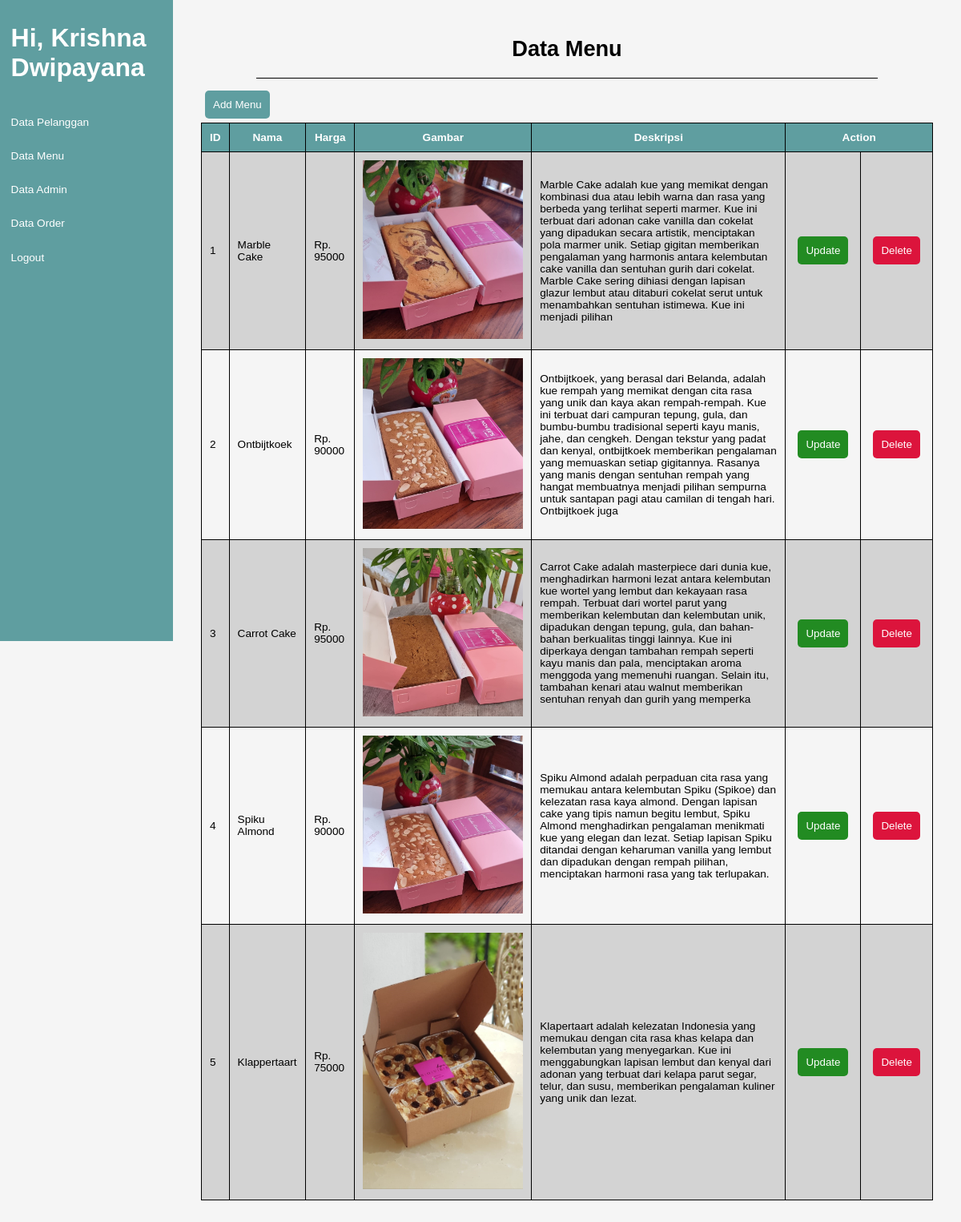
The app's page /admin/data_menu.php (signed in) with its own data.
### tables this page shows
CREATE TABLE `menu` (
  `id_menu` int(11) NOT NULL,
  `nama_menu` varchar(150) NOT NULL,
  `harga_menu` int(20) NOT NULL,
  `image` varchar(150) NOT NULL,
  `deskripsi` varchar(500) NOT NULL
);

### Menu.php (called while the page is built, shortened)
<?php
class Menu
{
    private $pdo;
    public function __construct($pdo)
    {
        $this->pdo = $pdo;
    }
    public function getAllMenu()
    {
        $stmt = $this->pdo->query("SELECT * FROM menu");
        return $stmt->fetchAll(PDO::FETCH_ASSOC);
    }
}

### admin/data_menu.php (the view, shortened to what this page needs)
<?php
require_once '../process_menu.php';
?>
<!DOCTYPE html>
<html lang="en">
<head>
    <link rel="stylesheet" href="../css/style.css">
</head>
<body>
    <div class="admin">
        <div class="side-bar">
            <div class="navbar-nav">
                <h2>Hi,
                    <?= $_SESSION['nama_admin'] ?>
                </h2>
                <a href="./data_pelanggan.php">Data Pelanggan</a>
                <a href="./data_menu.php">Data Menu</a>
                <a href="./data_admin.php">Data Admin</a>
                <a href="./data_order.php">Data Order</a>
                <a href="../logout.php">Logout</a>
            </div>
        </div>
        <div class="container">
            <div class="content">
                <div class="header">
                    <h1>Data Menu</h1>
                    <hr>
                </div>
                <a href="../add_menu.php">
                    <button class="primary-btn">
                        Add Menu
                    </button>
                </a>
                <table>
                    <tr>
                        <th>ID</th>
                        <th>Nama</th>
                        <th>Harga</th>
                        <th>Gambar</th>
                        <th>Deskripsi</th>
                        <th colspan=2>Action</th>
                    </tr>
                    <?php
                    $view_menu = new Menu($pdo);
                    $menu = $view_menu->getAllMenu();
                    foreach ($menu as $view_menu) {
                        ?>
                        <tr>
                            <td>
                                <?php echo htmlspecialchars($view_menu['id_menu']) ?>
                            </td>
                            <td>
                                <?php echo htmlspecialchars($view_menu['nama_menu']) ?>
                            </td>
                            <td>
                                Rp. <?php echo htmlspecialchars($view_menu['harga_menu']) ?>
                            </td>
                            <td> <img class='menu-image'
                                    src='../img/menu/<?php echo htmlspecialchars($view_menu['image']) ?>' alt="ga kebaca">
                            </td>
                            <td>
                                <?php echo htmlspecialchars($view_menu['deskripsi']) ?>
                            </td>
                            <td>
                                <a href="../update_menu.php?id_menu=<?php echo $view_menu['id_menu']; ?>">
                                    <button class="confirm-btn">Update</button>
                                </a>
                            </td>
                            <td>
                                <form method="post">
                                    <button class="cancel-btn" type="submit" name="delete_menu">Delete</button>
                                </form>
                            </td>
                        </tr>
                        <?php
                    }
                    ?>
                </table>
            </div>
        </div>
    </div>
</body>
</html>

### css/style.css (style rules this page uses)
* { margin: 0; padding: 0; border: none; box-sizing: border-box; text-decoration: none; font-family: Arial, Helvetica, sans-serif; }
.cancel-btn { padding: 10px; border-radius: 5px; background-color: crimson; color: white; margin: 5px; }
.confirm-btn { padding: 10px; border-radius: 5px; background-color: forestgreen; color: white; margin: 5px; }
.primary-btn { padding: 10px; border-radius: 5px; background-color: cadetblue; color: white; margin: 5px; }
html { scroll-behavior: smooth; background-color: whitesmoke; }
.admin .side-bar { width: 18vw; background-color: cadetblue; position: fixed; z-index: 100; height: 100vh; }
.admin .side-bar h2 { display: block; padding: 1rem; color: white; font-weight: bolder; font-size: xx-large; margin: 15px auto; }
.admin .side-bar a { display: block; padding: 1rem; color: white; }
.admin .container .header { margin: 10px auto; width: 85%; text-align: center; }
.header hr { background-color: black; height: 1px; margin-top: 20px; }
.admin .container .content { width: 82vw; padding: 35px; margin-left: 18vw; }
.admin .container .content table { width: 100%; border-collapse: collapse; }
.admin .container .content table tr:nth-child(even) { background-color: lightgray; }
.admin .container .content table td { border: 1px black solid; border-collapse: collapse; padding: 10px; }
.admin .container .content table th { border: 1px black solid; border-collapse: collapse; padding: 10px; background-color: cadetblue; color: white; }
.admin .container .content img { width: 200px; }
@media (max-width: 1366px) { html { font-size: 85%; } }

### records on screen
menu: id_menu "1", nama_menu "Marble Cake", harga_menu "95000", image (picture), deskripsi "Marble Cake adalah kue yang memikat dengan kombinasi dua atau lebih warna dan rasa yang berbeda yang terlihat seperti marmer. Kue ini terbuat dari adonan cake vanilla dan cokelat yang dipadukan secara artistik, menciptakan pola marmer unik. Setiap gigitan memberikan pengalaman yang harmonis antara kelembutan cake vanilla dan sentuhan gurih dari cokelat. Marble Cake sering dihiasi dengan lapisan glazur lembut atau ditaburi cokelat serut untuk menambahkan sentuhan istimewa. Kue ini menjadi pilihan"
menu: id_menu "2", nama_menu "Ontbijtkoek", harga_menu "90000", image (picture), deskripsi "Ontbijtkoek, yang berasal dari Belanda, adalah kue rempah yang memikat dengan cita rasa yang unik dan kaya akan rempah-rempah. Kue ini terbuat dari campuran tepung, gula, dan bumbu-bumbu tradisional seperti kayu manis, jahe, dan cengkeh. Dengan tekstur yang padat dan kenyal, ontbijtkoek memberikan pengalaman yang memuaskan setiap gigitannya. Rasanya yang manis dengan sentuhan rempah yang hangat membuatnya menjadi pilihan sempurna untuk santapan pagi atau camilan di tengah hari. Ontbijtkoek juga"
menu: id_menu "3", nama_menu "Carrot Cake", harga_menu "95000", image (picture), deskripsi "Carrot Cake adalah masterpiece dari dunia kue, menghadirkan harmoni lezat antara kelembutan kue wortel yang lembut dan kekayaan rasa rempah. Terbuat dari wortel parut yang memberikan kelembutan dan kelembutan unik, dipadukan dengan tepung, gula, dan bahan-bahan berkualitas tinggi lainnya. Kue ini diperkaya dengan tambahan rempah seperti kayu manis dan pala, menciptakan aroma menggoda yang memenuhi ruangan. Selain itu, tambahan kenari atau walnut memberikan sentuhan renyah dan gurih yang memperka"
menu: id_menu "4", nama_menu "Spiku Almond", harga_menu "90000", image (picture), deskripsi "Spiku Almond adalah perpaduan cita rasa yang memukau antara kelembutan Spiku (Spikoe) dan kelezatan rasa kaya almond. Dengan lapisan cake yang tipis namun begitu lembut, Spiku Almond menghadirkan pengalaman menikmati kue yang elegan dan lezat. Setiap lapisan Spiku ditandai dengan keharuman vanilla yang lembut dan dipadukan dengan rempah pilihan, menciptakan harmoni rasa yang tak terlupakan."
menu: id_menu "5", nama_menu "Klappertaart", harga_menu "75000", image (picture), deskripsi "Klapertaart adalah kelezatan Indonesia yang memukau dengan cita rasa khas kelapa dan kelembutan yang menyegarkan. Kue ini menggabungkan lapisan lembut dan kenyal dari adonan yang terbuat dari kelapa parut segar, telur, dan susu, memberikan pengalaman kuliner yang unik dan lezat."

### other values on screen
$_SESSION['nama_admin'] "Krishna Dwipayana"
